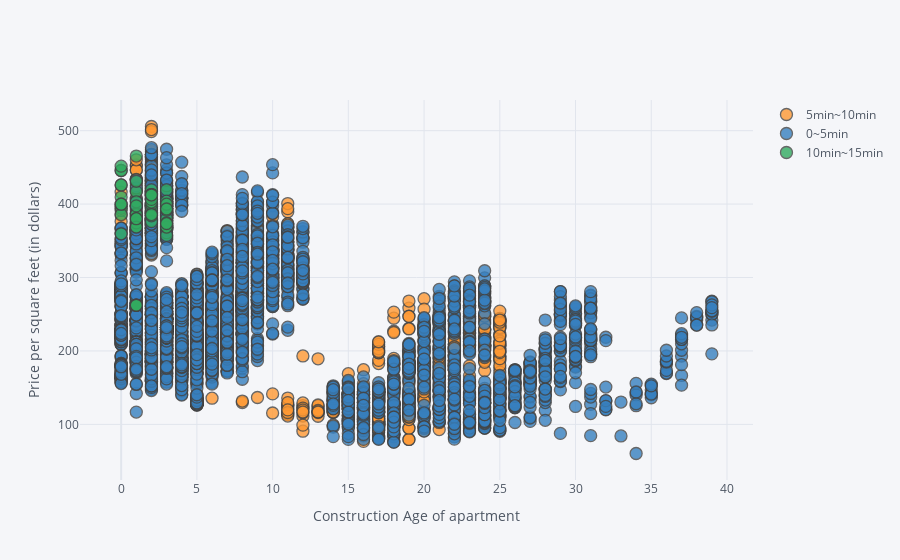

The notebook cell saved with this chart:
### Markdown cell above
Từ đồ thị trên, ta thầy rằng
* Số lượng giao dịch ngày càng dày đặc theo thời gian.
* Số lượng giao dịch các căn hộ có kích thước lớn hơn 1000 square feet ngày càng nhiều.
* Giá thành các căn hộ giao dịch cũng tăng dần theo thời gian.

Điều này cho thấy rằng mức sống của người dân tại phường Daebong ngày càng được cải thiện do số lượng các căn hộ có kích thước lớn hơn 1000 square feet ngày càng tăng. Nhìn chung, giá tiền các căn hộ được bán ra có xu hướng tăng lên theo thời gian. Điều đó chứng tỏ cuộc sống ngày càng đắt đỏ hơn.

### Code cell
data_new.iplot(
    x='ConstructionAge',
    y='SalePriceSF',
    categories='TimeToBusStop',
    xTitle='Construction Age of apartment',
    yTitle='Price per square feet (in dollars)')

### Figure 1 — Plotly figure (JSON) as saved in the notebook; plotly's stock layout.template omitted (floating-point values rounded to 4 significant figures; data arrays with more than 128 entries replaced by an {"elided": "..."} marker saying what was removed)
{"data": [{"marker": {"color": "rgba(255, 153, 51, 1.0)", "line": {"width": 1.3}, "opacity": 0.8, "size": 12, "symbol": "circle"}, "mode": "markers", "name": "5min~10min", "textfont": {"color": "#4D5663"}, "type": "scatter", "x": {"elided": "1327 int values"}, "y": {"elided": "1327 float values"}}, {"marker": {"color": "rgba(55, 128, 191, 1.0)", "line": {"width": 1.3}, "opacity": 0.8, "size": 12, "symbol": "circle"}, "mode": "markers", "name": "0~5min", "textfont": {"color": "#4D5663"}, "type": "scatter", "x": {"elided": "4509 int values"}, "y": {"elided": "4509 float values"}}, {"marker": {"color": "rgba(50, 171, 96, 1.0)", "line": {"width": 1.3}, "opacity": 0.8, "size": 12, "symbol": "circle"}, "mode": "markers", "name": "10min~15min", "textfont": {"color": "#4D5663"}, "type": "scatter", "x": [0, 0, 0, 0, 0, 0, 0, 0, 0, 0, 0, 0, 1, 1, 1, 1, 1, 1, 1, 1, 1, 1, 1, 1, 1, 1, 1, 1, 2, 2, 2, 2, 2, 2, 2, 2, 2, 2, 2, 2, 2, 2, 2, 3, 3, 3, 3, 3, 3, 3, 3, 3, 3, 3, 3], "y": [397.1, 394.3, 359.5, 445.7, 445.7, 409.6, 451.7, 385.7, 399.9, 399.9, 426.1, 426.1, 369.2, 465.4, 416.9, 431.1, 387.2, 385.7, 374.4, 380.1, 368.7, 262.2, 262.2, 262.2, 403.1, 380.1, 397.6, 262.2, 399.9, 394.6, 399.9, 419.5, 385.7, 402.8, 413.0, 413.0, 409.7, 406.4, 376.1, 413.0, 384.0, 412.3, 385.7, 368.7, 419.5, 368.7, 380.1, 357.4, 368.7, 391.8, 404, 374.4, 399.9, 373.3, 393.3]}], "layout": {"legend": {"bgcolor": "#F5F6F9", "font": {"color": "#4D5663"}}, "paper_bgcolor": "#F5F6F9", "plot_bgcolor": "#F5F6F9", "title": {"font": {"color": "#4D5663"}}, "xaxis": {"gridcolor": "#E1E5ED", "showgrid": true, "tickfont": {"color": "#4D5663"}, "title": {"font": {"color": "#4D5663"}, "text": "Construction Age of apartment"}, "zerolinecolor": "#E1E5ED"}, "yaxis": {"gridcolor": "#E1E5ED", "showgrid": true, "tickfont": {"color": "#4D5663"}, "title": {"font": {"color": "#4D5663"}, "text": "Price per square feet (in dollars)"}, "zerolinecolor": "#E1E5ED"}}}
